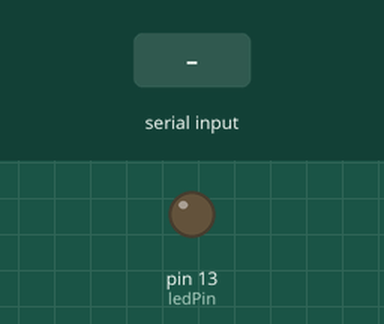
Recording of a sketch running on a simulated Arduino Uno, built with avr-gcc and run on an emulated ATmega328P. On the bench: output pins drawn as LEDs (lit = HIGH). Inputs (shaded band) come from the test bench.

Above: at 1.2 s.
1.3 s: byte 30 received over Serial
Timing chart, 0 to 4.3 s (numbered marks = the images above; inputs shaded):
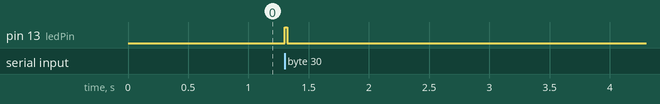

Measured:
- after the input at 1.3 s, pin 13 (ledPin): LOW → HIGH at once, → LOW 0.02 s later

The sketch:

Receiver.ino
```cpp
#define ledPin 13
byte pinState = 0;
void setup() {
  pinMode(ledPin, OUTPUT);
  Serial.begin(9600);

}

void loop() {
   if(Serial.available()){
    int ir_value = Serial.read();
     digitalWrite(13, HIGH);
     delay(20);
   }else{
    digitalWrite(13, LOW);
   }


}
```
